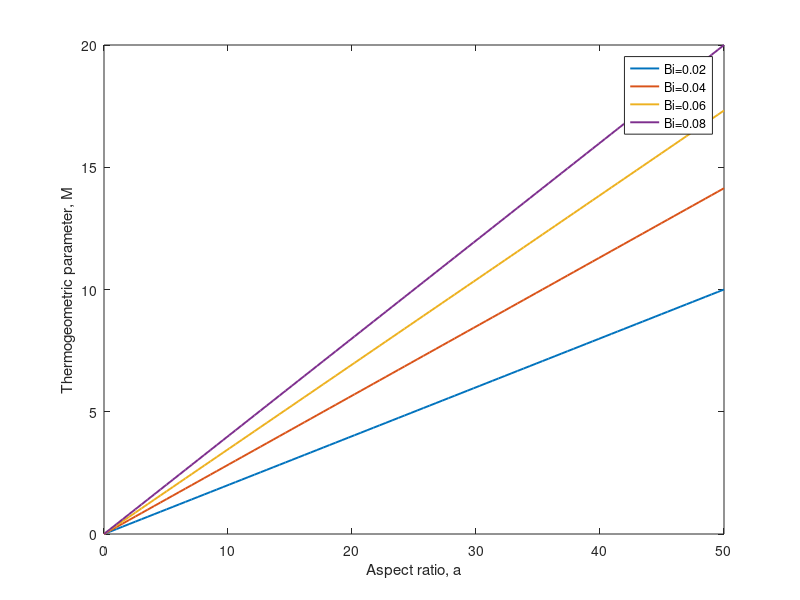

Reproduce this figure in MATLAB.
a = linspace(0,50,100);
bi = linspace(0.02,0.08,4);
M = zeros(4,100);

for i = 1:4
M(i,:) = a*sqrt(2*bi(i));
end
plot(a,M,'LineWidth',1.4);

xlabel("Aspect ratio, a")
ylabel("Thermogeometric parameter, M")
legend({'Bi=0.02','Bi=0.04','Bi=0.06','Bi=0.08'})